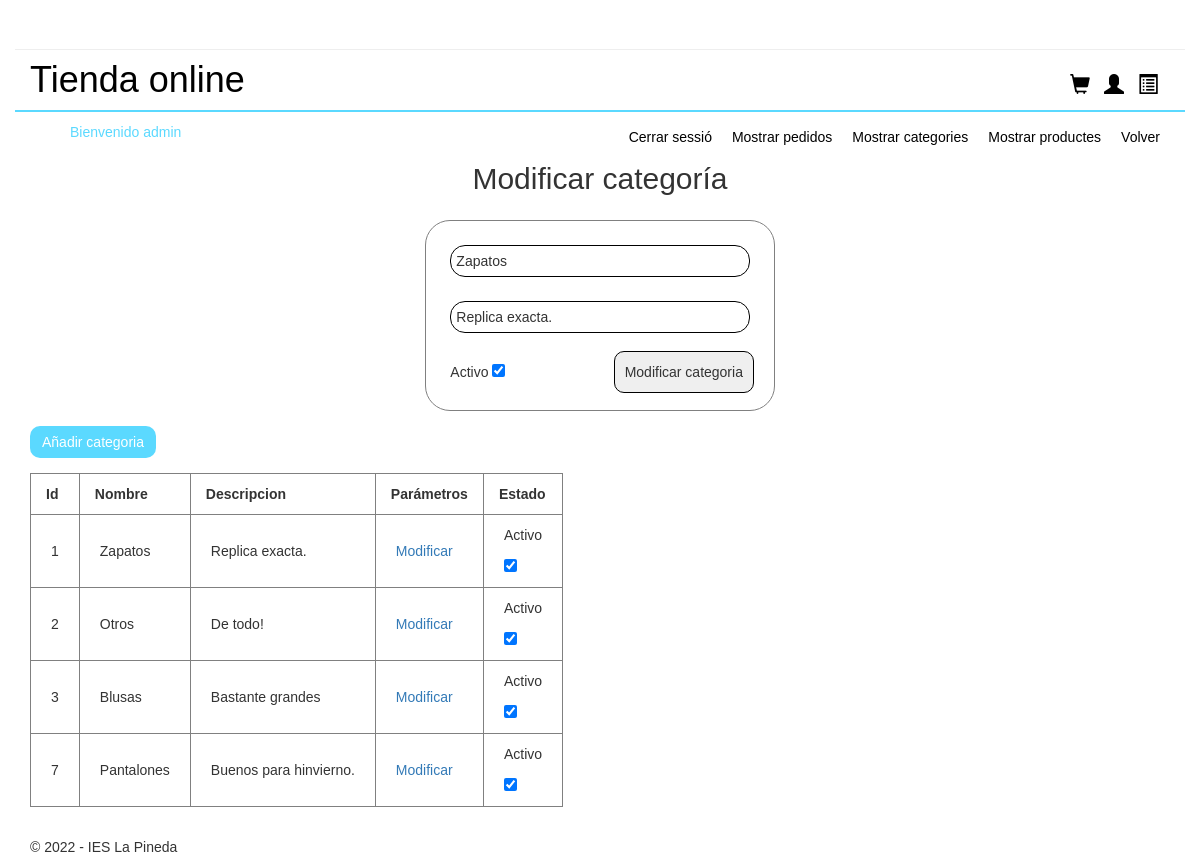
/admin/admin.php?controller=Administrador&action=iniciarModificarCategoria&id_categoria=1 (signed in), run on the app's committed database.
### tables this page shows
CREATE TABLE `categorias` (
  `id_categoria` int(255) NOT NULL,
  `nombre` varchar(255) NOT NULL,
  `descripcion` varchar(255) NOT NULL,
  `isactive` int(1) NOT NULL
);

### models/database.php (called while the page is built, shortened)
<?php
class Database{
    public function __construct(){
        $servername = "localhost";
        $dbname= "botiga";
        $username = "root";
        $password = "";
		$this->db = new PDO("mysql:host=$servername;dbname=$dbname",$username, $password);
    }
}

### admin/models/category.php (called while the page is built, shortened)
<?php
require_once("../models/database.php");
class Category extends Database
{
    private $id_categoria;
    private $nombre;
    private $descripcion;
    private $isactive;
    function getNombre()
    {
        return $this->nombre;
    }
    function getDescripcion()
    {
        return $this->descripcion;
    }
    function getIsActive()
    {
        return $this->isactive;
    }
    function setIdCategoria($id_categoria)
    {
        $this->id_categoria = $id_categoria;
    }
    function conectar()
    {
        $this->db->query("SET NAMES 'utf8'");
    }
    function fetchCategoria() {
        $sql = "SELECT * FROM categorias WHERE id_categoria = ".$this->id_categoria;
        $result = $this->db->query($sql);
        $row = $result->fetch(PDO::FETCH_ASSOC);
        $this->nombre = $row['nombre'];
        $this->descripcion = $row['descripcion'];
        $this->isactive = $row['isactive'];
    }
}

### admin/models/administrador.php (called while the page is built, shortened)
<?php
require_once("../models/database.php");
class Administrador extends Database
{
    function mostrarCategorias()
    {
        $stmt = $this->db->prepare("SELECT * FROM categorias");
        $categories = array();
        if ($stmt->execute()) {
            while ($row = $stmt->fetch(PDO::FETCH_ASSOC)) {
                $categories[] = $row;
            }
        }
        return $categories;
    }
}

### admin/views/mostrarCategorias.php (the view, shortened to what this page needs)
<?php
  if ($_SESSION['role'] == 'admin') {
    echo "<a id='añadir_categoria' href='admin.php?controller=Administrador&action=iniciarAltaCategoria' class='btn btn-primary'>Añadir categoria</a>";
    echo "<table border='1' id='tablacategorias'>";
    echo "<tr>";
    echo "<th>Id</th>";
    echo "<th>Nombre</th>";
    echo "<th>Descripcion</th>";
    echo "<th>Parámetros</th>";
    echo "<th>Estado</th>";
    echo "</tr>";
    foreach ($todasLasCategorias as $categoria) {
      echo "<tr>";
      echo "<td>".$categoria['id_categoria']."</td>";
      echo "<td>". $categoria['nombre'] . "</td>";
      echo "<td>".$categoria['descripcion'] . "</td>";
      echo "<td><a href='?controller=Administrador&action=iniciarModificarCategoria&id_categoria=".$categoria['id_categoria']."'>Modificar</a></td>";
      echo "<td>";
      if ($categoria['isactive'] == 1) {
        echo "<p>Activo</p>";
      } else {
        echo "<p>Inactivo</p>";
      }
      echo "<form action='?controller=Administrador&action=activarCategoria' method='post'>";
      echo "<input type='checkbox' onChange='this.form.submit()' name='isactive' ";
      if ($categoria['isactive'] == 1) {
        echo "checked";
      } else {
        echo "";
      }
      echo ">";
      echo "</form>";
      echo "</tr>";
  }
    echo "</table>";
  } else {
    echo "<p>No tienes permisos para ver esta página</p>";
    header("Refresh:3; url=admin.php");
  }
?>

### admin/views/modificarCategoria.php (shortened to what this page needs)
<h2 id="titulo_modcestapedidos">Modificar categoría</h2>
<form action="admin.php?controller=Administrador&action=modificarCategoria" method="post" id="form_modcategoria">
    <input class="mod_categorias" type="text" name = "nombre" value="<?php echo $categoria->getNombre() ?>" placeholder="Nombre">
    <br/>
    <input class="mod_categorias" type="text" name = "descripcion" value="<?php echo $categoria->getDescripcion() ?>" placeholder="Descripción">
    <br/>
    <p id="activo_modcategorias">Activo</p>
    <input type="checkbox" name = "isactive" <?php if ($categoria->getIsActive() == 1) {
        echo "checked";
    } else {
        echo "";
    } ?>>
    <input id="submit_modcategorias" type = "submit" value="Modificar categoria">
    <br/>
</form>

### styles/style.css (style rules this page uses)
* { font-family: Verdana, Geneva, Tahoma, sans-serif; }
h1 { font-family: Verdana, Geneva, sans-serif; font-size: 24px; font-style: normal; font-variant: normal; font-weight: 700; line-height: 26.4px; }
h1 a { text-decoration: none; color: black; }
p { font-family: Verdana, Geneva, sans-serif; font-size: 14px; font-style: normal; font-variant: normal; font-weight: 400; line-height: 20px; }
.col-md-12 { border-bottom: 2px solid #5bd9ff; }
.pull-right { margin: 30px 5px 5px 5px; width: 100px; height: 30px; }
.glyphicon-shopping-cart { padding: 3px 5px 5px 5px; color: black; font-size: 20px; }
.glyphicon-user { padding: 3px 5px 5px 5px; color: black; font-size: 20px; }
.glyphicon-list-alt { padding: 3px 5px 5px 5px; color: black; font-size: 20px; }
#titulo_modcestapedidos { text-align: center; margin-bottom: 25px; }
#añadir_categoria { background-color: #5bd9ff; border: none; margin-top: 15px; margin-bottom: 15px; border-radius: 10px; }
#tablacategorias tr th { padding: 10px 15px 10px 15px; }
#tablacategorias tr td { padding: 10px 20px 10px 20px; }
#form_modcategoria { width: 350px; height: auto; margin-left: auto; margin-right: auto; border: 1px solid grey; border-radius: 25px; }
.mod_categorias { margin-left: 7%; margin-top: 7%; border: 1px solid black; border-radius: 15px; width: 300px; padding: 5px 5px 5px 5px; }
#activo_modcategorias { margin-left: 7%; margin-top: 7%; display: inline-block; }
#submit_modcategorias { margin-left: 30%; margin-top: 5%; margin-bottom: 5%; padding: 10px 10px 10px 10px; border: 1px solid black; border-radius: 10px; }
footer { text-align: center; height: 30px; margin-top: 30px; }

### data on the page
categorias: nombre "Zapatos", descripcion "Replica exacta.", isactive "☑", id_categoria "1", shows "Activo"
categorias: id_categoria "2", nombre "Otros", descripcion "De todo!", shows "Activo", isactive "☑"
categorias: id_categoria "3", nombre "Blusas", descripcion "Bastante grandes", shows "Activo", isactive "☑"
categorias: id_categoria "7", nombre "Pantalones", descripcion "Buenos para hinvierno.", shows "Activo", isactive "☑"

### other printed values
$_SESSION['role'] "admin"
